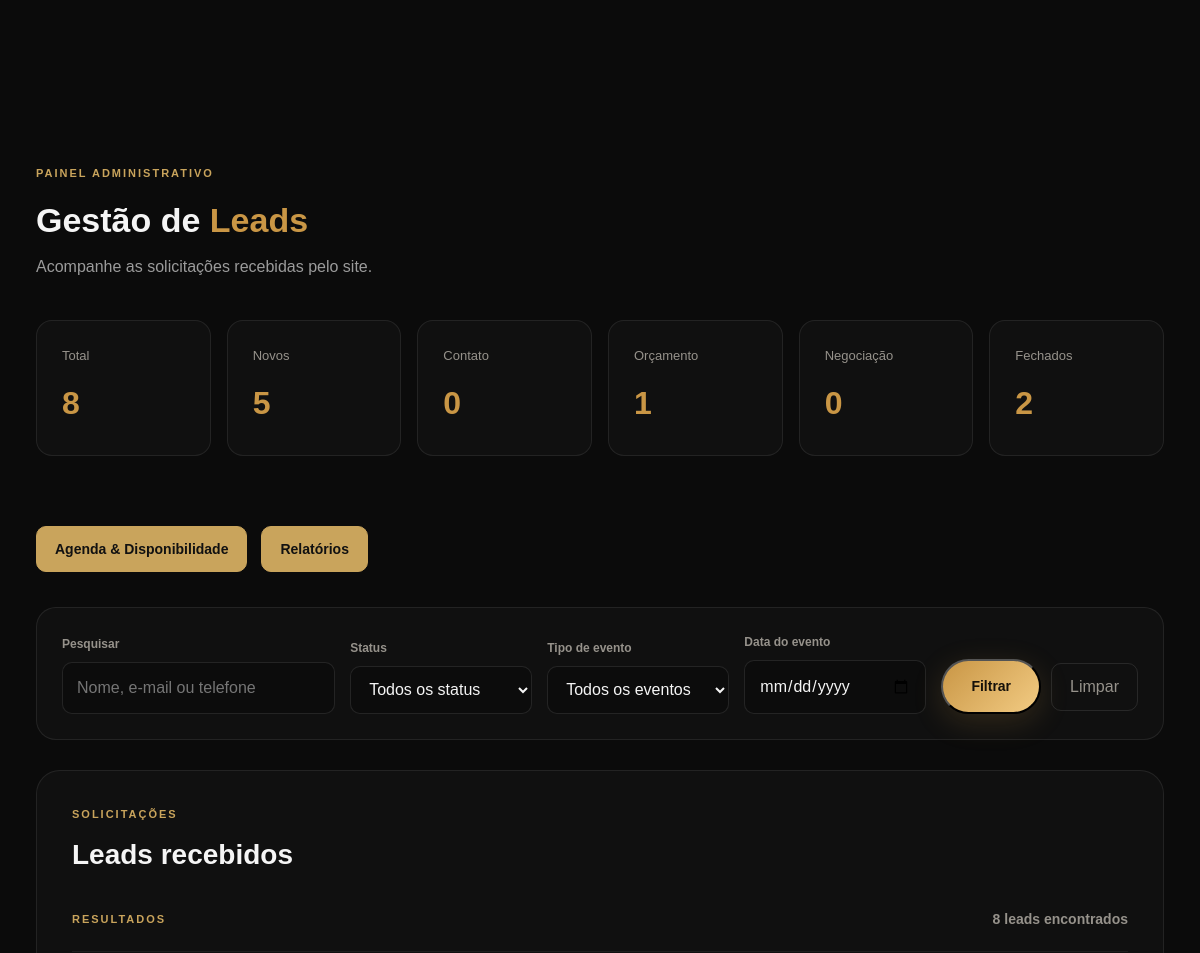
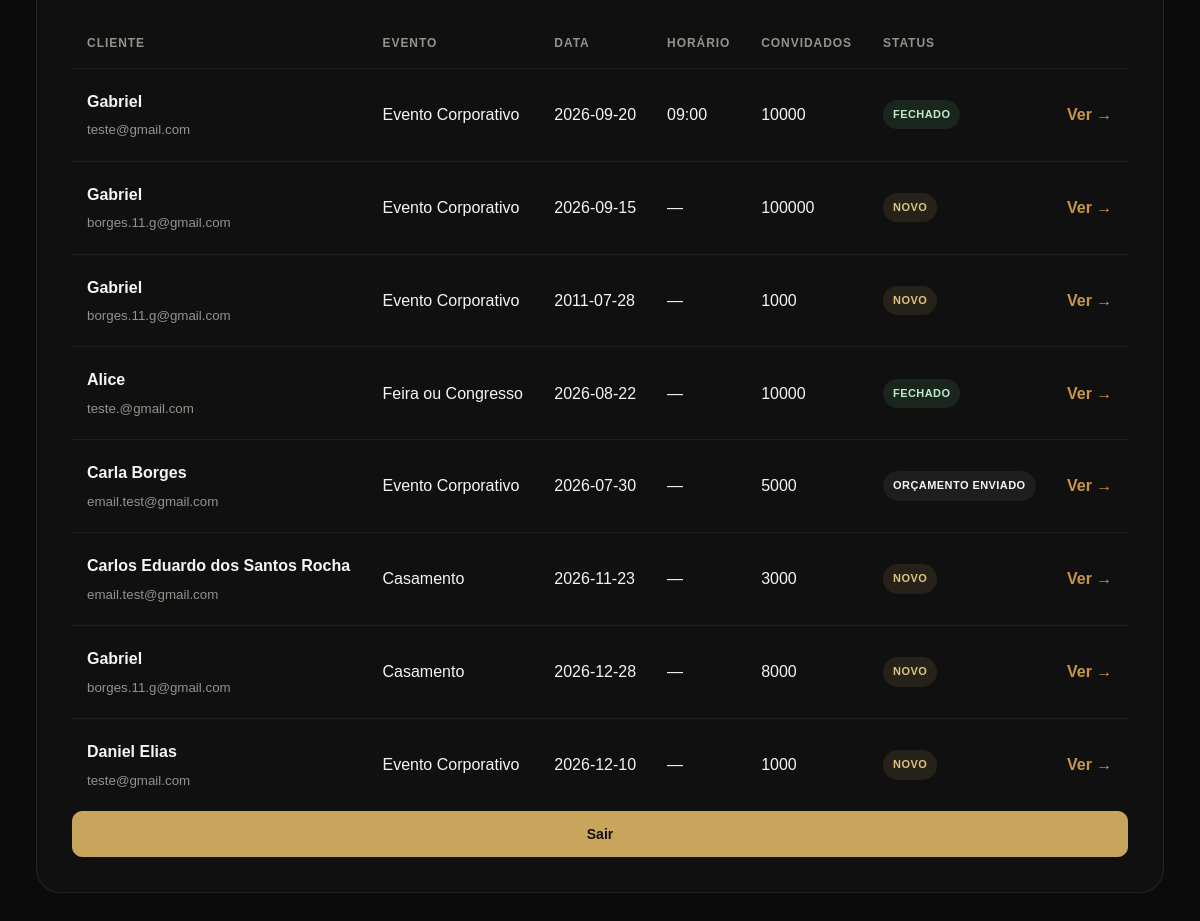
Page /admin/ (signed in) on the committed database (2 pictures, top to bottom).
### tables this page shows
CREATE TABLE leads (

            id INTEGER PRIMARY KEY AUTOINCREMENT,

            name TEXT NOT NULL,

            email TEXT NOT NULL,

            phone TEXT NOT NULL,

            event_type TEXT NOT NULL,

            event_date TEXT,

            event_location TEXT,

            guest_count INTEGER,

            details TEXT,

            status TEXT NOT NULL DEFAULT 'NOVO',

            created_at TIMESTAMP DEFAULT CURRENT_TIMESTAMP

        , notes TEXT, event_time TEXT, availability_id INTEGER);

### routes/admin.py (the view, shortened to what this page needs)
@admin_bp.route("/")
@login_required
def dashboard():
    search = request.args.get("search", "").strip()
    status_filter = request.args.get("status", "").strip()
    event_filter = request.args.get("event_type", "").strip()
    date_filter = request.args.get("event_date", "").strip()
    connection = get_connection()
    cursor = connection.cursor()
    cursor.execute("""
        SELECT
            COUNT(*) AS total,

            SUM(
                CASE
                    WHEN status = 'NOVO'
                    THEN 1 ELSE 0
                END
            ) AS novos,

            SUM(
                CASE
                    WHEN status = 'CONTATO REALIZADO'
                    THEN 1 ELSE 0
                END
            ) AS contato,

            SUM(
                CASE
                    WHEN status = 'ORÇAMENTO ENVIADO'
                    THEN 1 ELSE 0
                END
            ) AS orcamento,

            SUM(
                CASE
                    WHEN status = 'NEGOCIAÇÃO'
                    THEN 1 ELSE 0
                END
            ) AS negociacao,

            SUM(
                CASE
                    WHEN status = 'FECHADO'
                    THEN 1 ELSE 0
                END
            ) AS fechados

        FROM leads
    """)
    stats = cursor.fetchone()
    query = """
        SELECT *
        FROM leads
        WHERE 1 = 1
    """
    params = []
    if status_filter:
        query += " AND status = ?"
        params.append(status_filter)
    if event_filter:
        query += " AND event_type = ?"
        params.append(event_filter)
    if date_filter:
        query += " AND event_date = ?"
        params.append(date_filter)
    query += " ORDER BY created_at DESC"
    cursor.execute(query, params)
    leads = cursor.fetchall()
    connection.close()
    return render_template(
        "admin/dashboard.html",
        stats=stats,
        leads=leads,
        search=search,
        status_filter=status_filter,
        event_filter=event_filter,
        date_filter=date_filter
    )

### auth_utils.py (called while the page is built, shortened)
def login_required(view):
    @wraps(view)
    def wrapped_view(*args, **kwargs):
        return view(*args, **kwargs)
    return wrapped_view

### database/database.py (called while the page is built)
def get_connection():
    connection = sqlite3.connect(DATABASE)
    connection.row_factory = sqlite3.Row
    return connection

### templates/admin/dashboard.html (shortened to what this page needs)
{% extends "base.html" %}
{% block content %}
{% block extra_css %}
<link
    rel="stylesheet"
    href="{{ url_for('static', filename='css/admin.css') }}"
>
{% endblock %}
<section class="admin-page">
    <div class="admin-container">
        <div class="admin-header">
            <div>
                <span class="admin-label">
                    PAINEL ADMINISTRATIVO
                </span>
                <h1>
                    Gestão de <span>Leads</span>
                </h1>
                <p>
                    Acompanhe as solicitações recebidas pelo site.
                </p>
            </div>
        </div>
        <div class="admin-stats">
            <div class="admin-stat">
                <span>Total</span>
                <strong>{{ stats["total"] or 0 }}</strong>
            </div>
            <div class="admin-stat">
                <span>Novos</span>
                <strong>{{ stats["novos"] or 0 }}</strong>
            </div>
            <div class="admin-stat">
                <span>Contato</span>
                <strong>{{ stats["contato"] or 0 }}</strong>
            </div>
            <div class="admin-stat">
                <span>Orçamento</span>
                <strong>{{ stats["orcamento"] or 0 }}</strong>
            </div>
            <div class="admin-stat">
                <span>Negociação</span>
                <strong>{{ stats["negociacao"] or 0 }}</strong>
            </div>
            <div class="admin-stat">
                <span>Fechados</span>
                <strong>{{ stats["fechados"] or 0 }}</strong>
            </div>
        </div>
        <div class="admin-navigation">
            <a href="{{ url_for('agenda.agenda') }}" class="admin-button">
                Agenda & Disponibilidade
            </a>
            <a href="{{ url_for('reports.reports') }}" class="admin-button">
                Relatórios
            </a>
        </div>
        <div class="admin-filters">
            <form method="GET" action="{{ url_for('admin.dashboard') }}">
                <div class="filter-group">
                    <label for="search">
                        Pesquisar
                    </label>
                    <input type="text" id="search" name="search" value="{{ search }}"
                        placeholder="Nome, e-mail ou telefone">
                </div>
                <div class="filter-group">
                    <label for="status">
                        Status
                    </label>
                    <select id="status" name="status">
                        <option value="">
                            Todos os status
                        </option>
                    </select>
                </div>
                <div class="filter-group">
                    <label for="event_type">
                        Tipo de evento
                    </label>
                    <select id="event_type" name="event_type">
                        <option value="">
                            Todos os eventos
                        </option>
                    </select>
                </div>
                <div class="filter-group">
                    <label for="event_date">
                        Data do evento
                    </label>
                    <input type="date" id="event_date" name="event_date" value="{{ date_filter }}">
                </div>
                <div class="filter-actions">
                    <button type="submit" class="btn btn-primary">
                        Filtrar
                    </button>
                    <a href="{{ url_for('admin.dashboard') }}" class="admin-clear-button">
                        Limpar
                    </a>
                </div>
            </form>
        </div>
        <div class="admin-section">
            <div class="admin-section-header">
                <div>
                    <span class="admin-label">
                        SOLICITAÇÕES
                    </span>
                    <h2>
                        Leads recebidos
                    </h2>
                </div>
            </div>
            <div class="results-header">
                <span class="admin-label">
                    RESULTADOS
                </span>
                <strong>
                    {{ leads|length }}
                    {% if leads|length == 1 %}
                    lead encontrado
                    {% else %}
                    leads encontrados
                    {% endif %}
                </strong>
            </div>
            {% if leads %}
            <div class="leads-table-wrapper">
                <table class="leads-table">
                    <thead>
                        <tr>
                            <th>
                                Cliente
                            </th>
                            <th>
                                Evento
                            </th>
                            <th>
                                Data
                            </th>
                            <th>
                                Horário
                            </th>
                            <th>
                                Convidados
                            </th>
                            <th>
                                Status
                            </th>
                            <th>
                            </th>
                        </tr>
                    </thead>
                    <tbody>
                        {% for lead in leads %}
                        <tr>
                            <td>
                                <strong>
                                    {{ lead["name"] }}
                                </strong>
                                <small>
                                    {{ lead["email"] }}
                                </small>
                            </td>
                            <td>
                                {{ lead["event_type"] }}
                            </td>
                            <td>
                                {{ lead["event_date"] or "—" }}
                            </td>
                            <td>
                                {{ lead["event_time"] or "—" }}
                            </td>
                            <td>
                                {{ lead["guest_count"] or "—" }}
                            </td>
                            <td>
                                <span class="status status-{{ lead['status']|lower|replace(' ', '-') }}">
                                    {{ lead["status"] }}
                                </span>
                            </td>
                            <td>
                                <a href="{{ url_for('admin.lead_detail', lead_id=lead['id']) }}"
                                    class="admin-view-button">
                                    Ver →
                                </a>
                            </td>
                        </tr>
                        {% endfor %}
                    </tbody>
                </table>
            </div>
            <form method="POST" action="{{ url_for('auth.logout') }}">
                <button type="submit" class="admin-button">
                    Sair
                </button>
            </form>
            {% endif %}
        </div>
    </div>
</section>
{% endblock %}

### templates/base.html (shortened to what this page needs)
<!DOCTYPE html>
<html lang="pt-BR">
<head>
    <link
        rel="stylesheet"
        href="{{ url_for('static', filename='css/style.css') }}"
    >
    {% block extra_css %}{% endblock %}
</head>
<body>
    {% block content %}{% endblock %}
</body>
</html>

### static/css/admin.css (style rules this page uses)
:root { --admin-bg: #0b0b0b; --admin-surface: #121212; --admin-surface-2: #181818; --admin-border: rgba(255, 255, 255, 0.09); --admin-text: #f5f5f5; --admin-muted: #9b9b9b; --admin-gold: #c9a45c; --admin-gold-light: #e0c27b; --admin-danger: #d95c5c; --admin-success: #65b87a; --admin-radius: 16px; }
* { box-sizing: border-box; }
body { margin: 0; background: var(--admin-bg); color: var(--admin-text); font-family: Arial, Helvetica, sans-serif; }
button, input, select, textarea { font: inherit; }
a { color: inherit; }
.admin-container { width: min(94%, 1400px); margin: 0 auto; padding: 45px 0 70px; }
.admin-header { display: flex; align-items: center; justify-content: space-between; gap: 20px; margin-bottom: 40px; }
.admin-header h1 { margin: 0; font-size: 34px; }
.admin-header p { margin: 7px 0 0; color: var(--admin-muted); }
.admin-button { display: inline-flex; align-items: center; justify-content: center; min-height: 44px; padding: 11px 18px; color: #111; background: var(--admin-gold); border: 1px solid var(--admin-gold); border-radius: 10px; cursor: pointer; font-size: 14px; font-weight: 700; text-decoration: none; transition: transform 0.2s, background 0.2s, border-color 0.2s; }
.admin-navigation { display: flex; gap: 14px; margin-bottom: 35px; flex-wrap: wrap; }
.admin-navigation .admin-button { width: auto; }
.status { display: inline-flex; align-items: center; padding: 6px 10px; border-radius: 999px; font-size: 11px; font-weight: 700; white-space: nowrap; }
.status-novo { color: #e0c27b; background: rgba(201, 164, 92, 0.12); }
.status-fechado { color: #bdeac8; background: rgba(101, 184, 122, 0.12); }

### rows in the picture
leads: name "Gabriel", email "teste@gmail.com", event_type "Evento Corporativo", event_date "2026-09-20", event_time "09:00", guest_count "10000", status "FECHADO"
leads: name "Gabriel", email "borges.11.g@gmail.com", event_type "Evento Corporativo", event_date "2026-09-15", lead "—", guest_count "100000", status "NOVO"
leads: name "Gabriel", email "borges.11.g@gmail.com", event_type "Evento Corporativo", event_date "2011-07-28", lead "—", guest_count "1000", status "NOVO"
leads: name "Alice", email "teste.@gmail.com", event_type "Feira ou Congresso", event_date "2026-08-22", lead "—", guest_count "10000", status "FECHADO"
leads: name "Carla Borges", email "email.test@gmail.com", event_type "Evento Corporativo", event_date "2026-07-30", lead "—", guest_count "5000", status "ORÇAMENTO ENVIADO"
leads: name "Carlos Eduardo dos Santos Rocha", email "email.test@gmail.com", event_type "Casamento", event_date "2026-11-23", lead "—", guest_count "3000", status "NOVO"
leads: name "Gabriel", email "borges.11.g@gmail.com", event_type "Casamento", event_date "2026-12-28", lead "—", guest_count "8000", status "NOVO"
leads: name "Daniel Elias", email "teste@gmail.com", event_type "Evento Corporativo", event_date "2026-12-10", lead "—", guest_count "1000", status "NOVO"

### other values in the picture
{{ stats["total"] or 0 }} "8"
{{ stats["novos"] or 0 }} "5"
{{ stats["contato"] or 0 }} "0"
{{ stats["orcamento"] or 0 }} "1"
{{ stats["negociacao"] or 0 }} "0"
{{ stats["fechados"] or 0 }} "2"
{{ leads|length }} "8"
